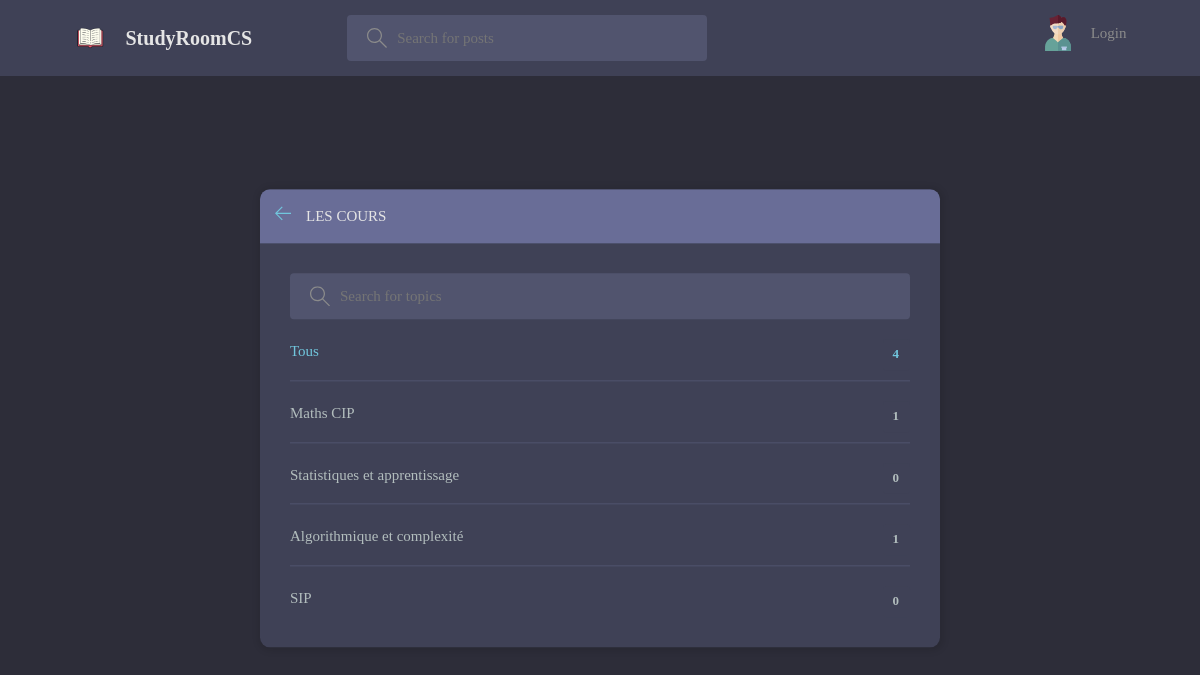
Page /topics/ on the committed database.
### base/models.py (models this page shows, shortened)
class Topic(models.Model):
    name = models.CharField(max_length=200)

### base/views.py (the view)
# urls.py: path('topics/', views.topicsPage, name="topics"),
def topicsPage(request):
    q = request.GET.get('q') if request.GET.get('q') != None else ''
    topics = Topic.objects.filter(name__icontains=q)
    return render(request, 'base/topics.html', {'topics': topics})

### base/templates/base/topics.html (shortened to what this page needs)
{% extends 'main.html' %} {% block content %}
<main class="create-room layout">
  <div class="container">
    <div class="layout__box">
      <div class="layout__boxHeader">
        <div class="layout__boxTitle">
          <a href="{% url 'home' %}">
            <svg
              version="1.1"
              xmlns="http://www.w3.org/2000/svg"
              width="32"
              height="32"
              viewBox="0 0 32 32"
            >
              <path
                d="M13.723 2.286l-13.723 13.714 13.719 13.714 1.616-1.611-10.96-10.96h27.625v-2.286h-27.625l10.965-10.965-1.616-1.607z"
              ></path>
            </svg>
          </a>
          <h3>Les cours</h3>
        </div>
      </div>
      <div class="topics-page layout__body">
        <form action="" method="GET" class="header__search">
          <label>
            <input name="q" placeholder="Search for topics" />
          </label>
        </form>
        <ul class="topics__list">
          <li>
            <a href="{% url 'topics' %}" class="active"
              >Tous <span>{{topics.count}}</span></a
            >
          </li>
          {% for topic in topics %}
          <li>
            <a href="{% url 'home' %}?q={{topic.name}}"
              >{{ topic.name }} <span>{{topic.room_set.all.count}}</span></a
            >
          </li>
          {% endfor %}
        </ul>
      </div>
    </div>
  </div>
</main>
{% endblock content %}

### static/styles/style_.css (style rules this page uses)
:root { --color-main: #71c6dd; --color-main-light: #e1f6fb; --color-dark: #3f4156; --color-dark-medium: #51546e; --color-dark-light: #696d97; --color-light: #e5e5e5; --color-gray: #8b8b8b; --color-light-gray: #b2bdbd; --color-bg: #2d2d39; --color-success: #5dd693; --color-error: #fc4b0b; }
* { font-family: "DM Sans", var(--font-family-sans-serif); margin: 0; padding: 0; box-sizing: border-box; text-rendering: optimizeLegibility; font-size: inherit; }
html { font-size: 50%; }
@media only screen and (min-width: 1200px) { html { font-size: 62.5%; } }
body { line-height: 1.6; font-weight: 400; font-size: 1.5rem; color: var(--color-light-gray); background-color: var(--color-bg); min-height: 100vh; }
a { display: inline-block; color: var(--color-main); text-decoration: none; }
.container { max-width: 120rem; width: 90%; margin: auto; }
.header__search > label { background-color: var(--color-dark-medium); padding: 1.3rem 1rem; display: flex; align-items: center; gap: 1rem; border-radius: 4px; }
.header__search svg { fill: var(--color-gray); width: 2rem; height: 2rem; margin-left: 1rem; }
.header__search input { width: 30rem; background: transparent; border: none; outline: none; color: var(--color-light); }
.layout { margin-top: 2.4rem; }
.layout > .container { display: flex; justify-content: space-between; align-items: flex-start; }
.layout__box { width: 90%; max-width: 48rem; min-height: 40rem; position: absolute; top: 50%; left: 50%; transform: translate(-50%, -46%); background-color: var(--color-dark); border-radius: 1rem; box-shadow: 1px 1px 6px 3px rgba(0, 0, 0, 0.1); overflow: hidden; }
.layout__boxHeader { display: flex; padding: 1.5rem; background-color: var(--color-dark-light); }
.layout__boxTitle { display: flex; gap: 1.5rem; align-items: center; }
.layout__boxTitle h3 { text-transform: uppercase; font-weight: 500; color: var(--color-light); }
.layout__boxTitle svg { width: 1.6rem; height: 1.6rem; fill: var(--color-main); }
.layout__body { margin: 3rem; }
.topics__list { list-style: none; }
.topics__list li a { display: flex; justify-content: space-between; margin-bottom: 3rem; font-weight: 500; color: var(--color-light-gray); transition: all 0.3s ease-in-out; }
.topics__list li a.active, .topics__list li a:hover { color: var(--color-main); }
.topics__list li a span { padding: 0.5rem 1rem; background-color: var(--color-dark); border-radius: 3px; font-size: 1.3rem; font-weight: 700; letter-spacing: 1px; }
.topics-page .topics__list li:not(:last-child) a { margin: 2rem 0; padding-bottom: 1rem; text-decoration: none; border-bottom: 1px solid var(--color-dark-medium); }
.topics-page .header__search { display: block; }
.create-room.layout .layout__box { max-width: 68rem; }

### rows in the picture
Topic: name "Maths CIP", room_set.all.count "1"
Topic: name "Statistiques et apprentissage", room_set.all.count "0"
Topic: name "Algorithmique et complexité", room_set.all.count "1"
Topic: name "SIP", room_set.all.count "0"

### other values in the picture
{{ topics.count }} "4"
